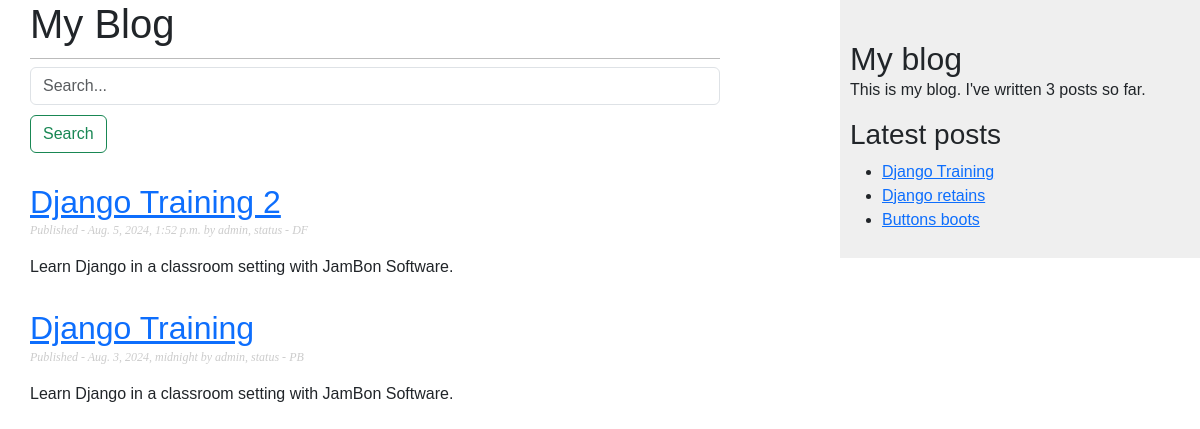
The app's page /blog/tags/python/ with its own data.
### blog/models.py (models this page shows, shortened)
class Post(models.Model):
    class Status(models.TextChoices):
        DRAFT = ('DF', 'Draft')
        PUBLISHED = ('PB', 'Published')
    title = models.CharField(max_length=250)
    slug = models.SlugField(max_length=250)
    author = models.ForeignKey(User, on_delete=models.CASCADE, related_name='blog_posts')
    body = models.TextField()
    publish = models.DateTimeField('date published', default=timezone.now)
    created = models.DateTimeField(auto_now_add=True)
    updated = models.DateTimeField(auto_now=True)
    status = models.CharField(max_length=2, choices=Status.choices, default=Status.DRAFT)
    objects = models.Manager()  # The default manager.
    published = PublishedManager()  # Our custom manager.
    tags = models.ManyToManyField("Tag", related_name='blog_posts')
    class Meta:
        ordering = ['-publish']
    def get_absolute_url(self):
        return reverse('blog:post_detail', args=[self.id])

### blog/views.py (the view)
# urls.py: path('tags/<slug:slug>/', views.tags, name='post-tags'),
def tags(request, slug=None):
    posts = Post.objects.filter(tags__slug=slug)
    return render(request, 'blog/post/list.html', {'posts': posts})

### blog/models.py (called while the page is built)
    def get_queryset(self):
        return super().get_queryset().filter(status=Post.Status.PUBLISHED)

### blog/templatetags/blog_tags.py (called while the page is built)
@register.simple_tag(name='total_posts')
def total_posts():
    return Post.published.count()

@register.inclusion_tag('blog/post/latest_posts.html')
def show_latest_posts(count=5):
    latest_posts = Post.published.order_by('-publish')[:count]
    return {'latest_posts': latest_posts}

### blog/templates/blog/post/list.html (shortened to what this page needs)
{% extends "blog/base.html" %}
{% block content %}
<h1>My Blog</h1>
<nav>
<form action="/blog" method="get" class="form-inline mt-2 mt-md-0">
<input id="q" name="q" value="{{ request.GET.q }}" \
class="form-control mr-sm-2" type="text" placeholder="Search..." aria-label="Search">
<button class="btn btn-outline-success my-2 my-sm-0" type="submit">Search</button>
</form>
</nav>
{% for post in posts %}
    <h2>
        <a href="{{ post.get_absolute_url }}">
            {{ post.title | title }}
        </a>
    </h2>
    <p class="date">
        Published - {{ post.publish }} by {{ post.author }}, status - {{post.status}}
    </p>
    {{ post.body|truncatewords:30|linebreaks }}
{% endfor %}
{% endblock %}

### blog/templates/blog/post/latest_posts.html
<ul>
 {% for post in latest_posts %}
 <li>
 <a href="{{ post.get_absolute_url }}">{{ post.title }}</a>
 </li>
 {% endfor %}
</ul>

### blog/static/css/blog.css (style rules this page uses)
body { margin:0; padding:0; font-family:helvetica, sans-serif; }
h1 { font-weight:normal; border-bottom:1px solid #bbb; padding:0 0 10px 0; }
h2 { font-weight:normal; margin:30px 0 0; }
p.date { color:#ccc; font-family: georgia, serif; font-size: 12px; font-style: italic; }
input, textarea { clear:both; float:left; margin:0 0 10px; background:#ededed; border:0; padding:6px 10px; font-size:12px; }

### records on screen
Post: title "Django Training 2", publish "Aug. 5, 2024, 1:52 p.m.", author "admin", status "DF", body "Learn Django in a classroom setting with JamBon Software."
Post: title "Django Training", publish "Aug. 3, 2024, midnight", author "admin", status "PB", body "Learn Django in a classroom setting with JamBon Software."
Post: title "Django retains"
Post: title "Buttons boots"
